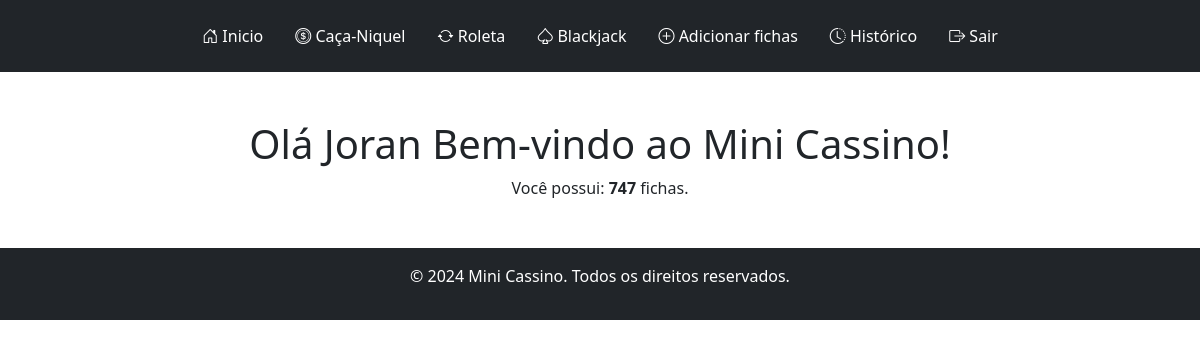
Page /homepage (signed in) on the earlier database version.
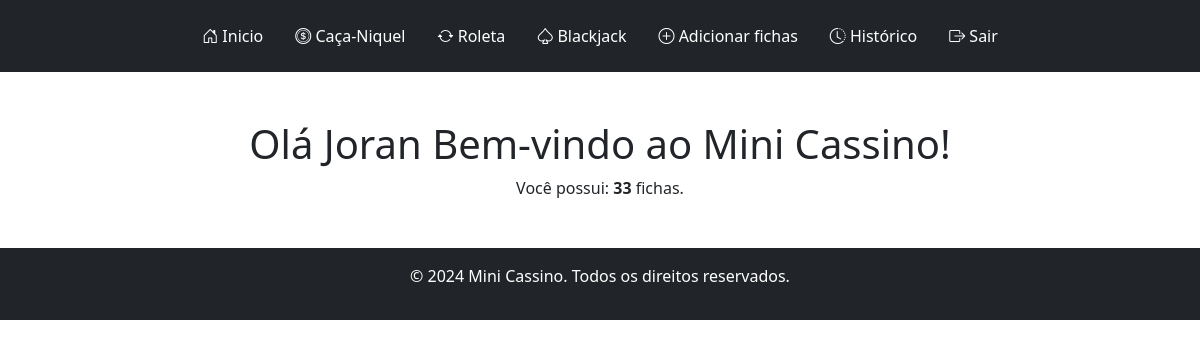
Same page on the later database version.
### tables this page shows
CREATE TABLE users (
    id INTEGER PRIMARY KEY AUTOINCREMENT,
    username TEXT NOT NULL,
    password TEXT NOT NULL
, saldo INTEGER DEFAULT 100, ganhos INTEGER, perdas INTEGER);

### app.py (the view)
@app.route('/homepage', methods=['GET', 'POST'])
@login_required
def homepage():
    user_id = session.get('user_id')
    user = db.execute("SELECT username, saldo FROM users WHERE id = ?", user_id)
    if not user:
        return "Usuário não encontrado.", 404
    username = user[0]["username"]
    saldo = user[0]["saldo"]
    return render_template('homepage.html',username=username, saldo=saldo)

### help.py (called while the page is built)
def login_required(f):
    @wraps(f)
    def decorated_function(*args, **kwargs):
        if 'user_id' not in session:
            return redirect(url_for('login'))
        return f(*args, **kwargs)
    return decorated_function

### templates/homepage.html (shortened to what this page needs)
{% extends "layout.html" %}
{% block main %}
<div class="container text-center">
   <h1>Olá {{ username }} Bem-vindo ao Mini Cassino!</h1>
   {% if saldo is not none %}
       <p>Você possui: <strong>{{ saldo }}</strong> fichas.</p>
   {% else %}
       <p>Erro: Não foi possível carregar seu saldo.</p>
   {% endif %}
</div>
{% endblock %}

Differences in the rows shown:
changed users "Joran": saldo "747" → (not shown)
Other differences:
{{ saldo }}: (not shown) → "33"
